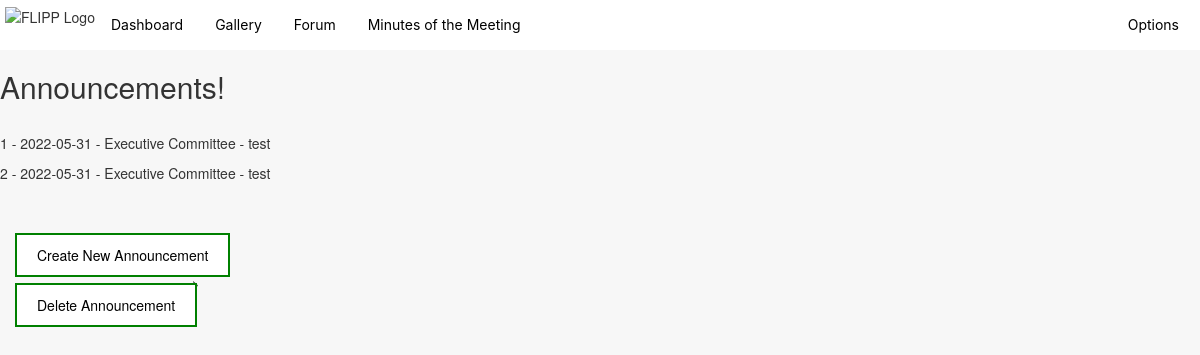
Page /dashboard (signed in) on the earlier database version.
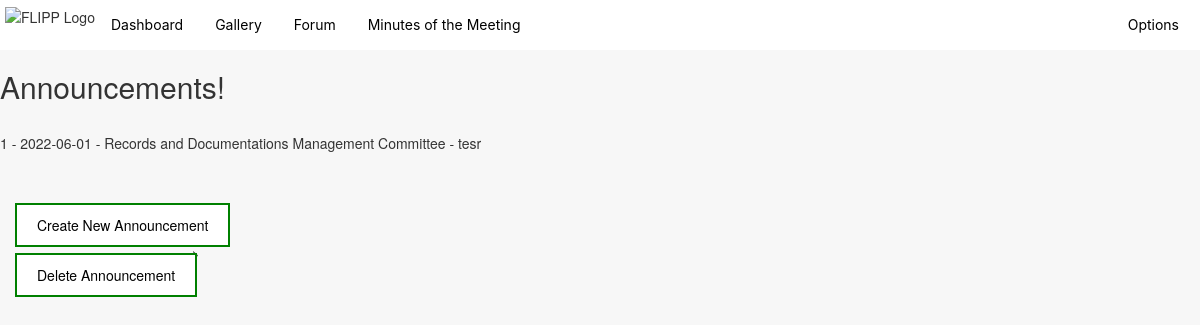
Same page on the later database version.
### app.py (models this page shows)
class Announcement(db.Model, UserMixin):
    id = db.Column(db.Integer, primary_key=True)
    date = db.Column(db.String(20), nullable=False)
    committee = db.Column(db.String(30), nullable=False)
    message = db.Column(db.String, nullable=False)

### app.py (the view)
@app.route('/dashboard', methods=["GET"])
@login_required
def dashboard():
    announcements = Announcement.query.all()
    return render_template("dashboard.html", announcements=announcements)

### app.py (called while the page is built)
@login_manager.user_loader
def load_user(user_id):
    return User.query.get(int(user_id))

### templates/dashboard.html
{% extends 'base2.html'%} {% block title %} Home {% endblock %}
{% block content %}
<link rel="stylesheet" href="https://maxcdn.bootstrapcdn.com/bootstrap/3.4.1/css/bootstrap.min.css">
<link rel="stylesheet" href={{ url_for('static', filename='dashboard_extension/dashboard.css') }}>
<body>
<h2>Announcements!</h2>
<br>
 {% for announcement in announcements %}
 <p>{{ announcement.id }} - {{ announcement.date }} - {{ announcement.committee }} - {{ announcement.message }} </p>
 {% endfor %}
  <br><p></p>
  <div>
    <a class="one" href="{{ url_for('create') }}">Create New Announcement</a>
  </div>
  <br><br><p></p>
<div>
    <a class="one" href="{{ url_for('delete_announcement') }}">Delete Announcement</a>
</div>-->
</body>
{% endblock %}

### templates/base2.html (shortened to what this page needs)
<!DOCTYPE html>
<html lang="en">
<head>
    <link rel="stylesheet" href={{ url_for('static', filename='navbar/navbar.css') }}>
</head>
<ul>
  <li><img class = "header-img" src = {{ url_for('static', filename='navbar/FLIPP_LOGO.png') }} alt = "FLIPP Logo"></li>
  <li><a href="{{ url_for('dashboard') }}">Dashboard</a></li>
  <li><a href="{{ url_for('gallery') }}">Gallery</a></li>
  <li><a href="{{ url_for('forum') }}">Forum</a></li>
  <li><a href="{{ url_for('minutes') }}"">Minutes of the Meeting</a></li>
  <li style="float:right" class="dropdown">
    <a href="#options" class="dropbtn">Options</a>
  </li>
</ul>
<body>
    {% block content %}
    {% endblock %}
</body>
</html>

### static/navbar/navbar.css (style rules this page uses)
body { background-color: rgb(247, 247, 247); }
.header-img { position: static; left: 0px; top: 0px; width: 35px; height: 35px; z-index: +1; }
ul { list-style-type: none; margin: 0; padding: 5px; overflow: hidden; background-color: #ffffff; box-shadow: 5px #ececec; }
li { float: left; }
li a, .dropbtn { display: inline-block; color: #000000; font-family: 'Inter', sans-serif; text-align: center; justify-content: center; padding: 10px 16px; text-decoration: none; }
li.dropdown { display: inline-block; }

### static/dashboard_extension/dashboard.css (style rules this page uses)
a.one:link, a.one:visited { background-color: white; color: black; border: 2px solid green; padding: 10px 20px; text-align: center; text-decoration: none; display: inline-block; float: left; position: relative; top: 10px; left: 15px; }

Differences in the rows shown:
removed Announcement: id "2", date "2022-05-31", committee "Executive Committee", message "test"
changed Announcement id 1: date "2022-05-31" → "2022-06-01"; committee "Executive Committee" → "Records and Documentations Management Committee"; message "test" → "tesr"
